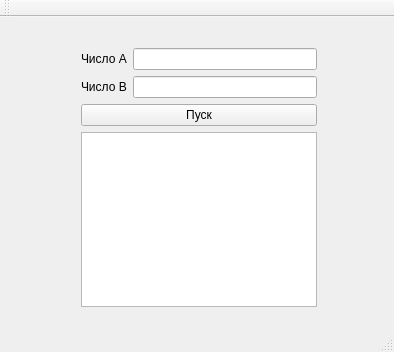
<?xml version="1.0" encoding="UTF-8"?>
<ui version="4.0">
 <class>MainWindow</class>
 <widget class="QMainWindow" name="MainWindow">
  <property name="geometry">
   <rect>
    <x>0</x>
    <y>0</y>
    <width>394</width>
    <height>352</height>
   </rect>
  </property>
  <property name="windowTitle">
   <string>MainWindow</string>
  </property>
  <widget class="QWidget" name="centralWidget">
   <widget class="QWidget" name="layoutWidget">
    <property name="geometry">
     <rect>
      <x>70</x>
      <y>20</y>
      <width>258</width>
      <height>281</height>
     </rect>
    </property>
    <layout class="QVBoxLayout" name="verticalLayout_4">
     <item>
      <layout class="QVBoxLayout" name="verticalLayout_3">
       <item>
        <layout class="QHBoxLayout" name="horizontalLayout">
         <item>
          <layout class="QVBoxLayout" name="verticalLayout">
           <item>
            <widget class="QLabel" name="label">
             <property name="text">
              <string>Число А</string>
             </property>
            </widget>
           </item>
           <item>
            <widget class="QLabel" name="label_2">
             <property name="text">
              <string>Число B</string>
             </property>
            </widget>
           </item>
          </layout>
         </item>
         <item>
          <layout class="QVBoxLayout" name="verticalLayout_2">
           <item>
            <widget class="QLineEdit" name="lineEditA"/>
           </item>
           <item>
            <widget class="QLineEdit" name="lineEditB"/>
           </item>
          </layout>
         </item>
        </layout>
       </item>
       <item>
        <widget class="QPushButton" name="pushButton">
         <property name="text">
          <string>Пуск</string>
         </property>
        </widget>
       </item>
      </layout>
     </item>
     <item>
      <widget class="QListWidget" name="listWidget"/>
     </item>
    </layout>
   </widget>
  </widget>
  <widget class="QToolBar" name="mainToolBar">
   <attribute name="toolBarArea">
    <enum>TopToolBarArea</enum>
   </attribute>
   <attribute name="toolBarBreak">
    <bool>false</bool>
   </attribute>
  </widget>
  <widget class="QStatusBar" name="statusBar"/>
 </widget>
 <layoutdefault spacing="6" margin="11"/>
 <resources/>
 <connections>
  <connection>
   <sender>pushButton</sender>
   <signal>clicked()</signal>
   <receiver>MainWindow</receiver>
   <slot>calculate()</slot>
   <hints>
    <hint type="sourcelabel">
     <x>327</x>
     <y>154</y>
    </hint>
    <hint type="destinationlabel">
     <x>199</x>
     <y>149</y>
    </hint>
   </hints>
  </connection>
 </connections>
 <slots>
  <slot>calculate()</slot>
 </slots>
</ui>
